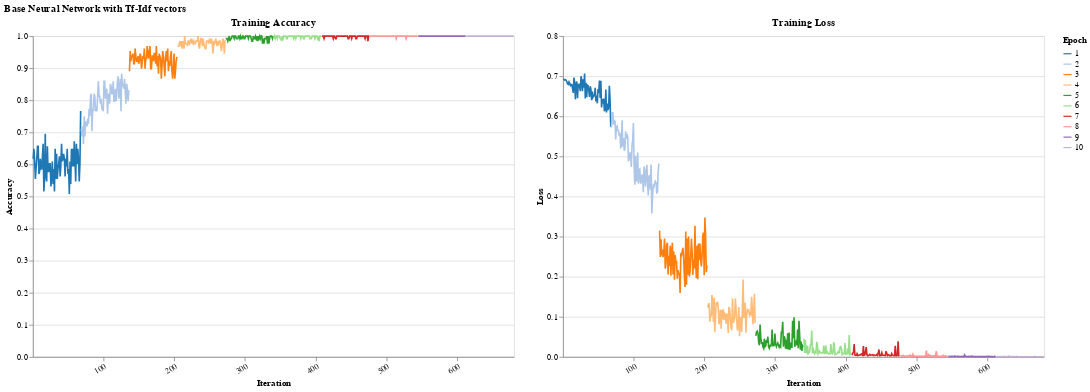

The notebook cell saved with this chart:
### Code cell
# Parameters finding

print("Train model")
models_dir = Path('models/hr')

if not models_dir.exists():
    models_dir.mkdir(parents=True, exist_ok=True)

train_config = TrainConfig(
    num_epochs      = 10,
    early_stop      = False,
    violation_limit = 5,
    optimizer_params= {"lr": 0.0001, "weight_decay": 0.001, }
)

dataloader = DataLoader(train_data_nn, batch_size=128, shuffle=True)

USE_CACHE = False

model_nn = NeuralNetwork(
    input_size=len(tfidf_encoder.vocabulary_),
    hidden_size=128,
    device='cpu'
)

if (models_dir / 'model_nn.pt').exists() and USE_CACHE:
    model_nn = load_model(model_nn, models_dir, 'model_nn')
else:
    model_nn.fit(dataloader, train_config, disable_progress_bar=False)
    save_model(model_nn, models_dir, "model_nn")


with torch.no_grad():
    # X_test = torch.stack([dta[0] for dta in test])
    X_test = torch.stack([test[0] for test in test_data_nn]).to(model_nn.device)
    y_test = torch.stack([test[1] for test in test_data_nn]).to(model_nn.device)
    y_pred = model_nn.predict(X_test)


print(precision_recall_fscore_support(y_test, y_pred, average='binary'))
print("AUC", roc_auc_score(y_test, y_pred))

# Plot training accuracy and loss side-by-side
plot_results(model_nn, train_config, dataloader)

### Figure 1 — Vega-Lite specification as saved in the notebook (floating-point values rounded to 4 significant figures; data arrays with more than 128 entries replaced by an {"elided": "..."} marker saying what was removed)
{"config": {"view": {"continuousWidth": 300, "continuousHeight": 300}}, "hconcat": [{"mark": {"type": "line"}, "encoding": {"color": {"field": "epoch", "scale": {"scheme": "category20"}, "title": "Epoch", "type": "nominal"}, "x": {"axis": {"labelAngle": -30, "title": "Iteration", "values": [0, 100, 200, 300, 400, 500, 600]}, "field": "iteration", "type": "nominal"}, "y": {"axis": {"title": "Accuracy"}, "field": "training_acc", "type": "quantitative"}}, "height": 400, "title": "Training Accuracy", "width": 600}, {"mark": {"type": "line"}, "encoding": {"color": {"field": "epoch", "scale": {"scheme": "category20"}, "title": "Epoch", "type": "nominal"}, "x": {"axis": {"labelAngle": -30, "title": "Iteration", "values": [0, 100, 200, 300, 400, 500, 600]}, "field": "iteration", "type": "nominal"}, "y": {"axis": {"title": "Loss"}, "field": "training_loss", "type": "quantitative"}}, "height": 400, "title": "Training Loss", "width": 600}], "data": {"name": "data-97544d5ced9842af00d3b52321dfc0e4"}, "title": "Base Neural Network with Tf-Idf vectors", "$schema": "https://vega.github.io/schema/vega-lite/v5.17.0.json", "datasets": {"data-97544d5ced9842af00d3b52321dfc0e4": {"elided": "680 records"}}}
